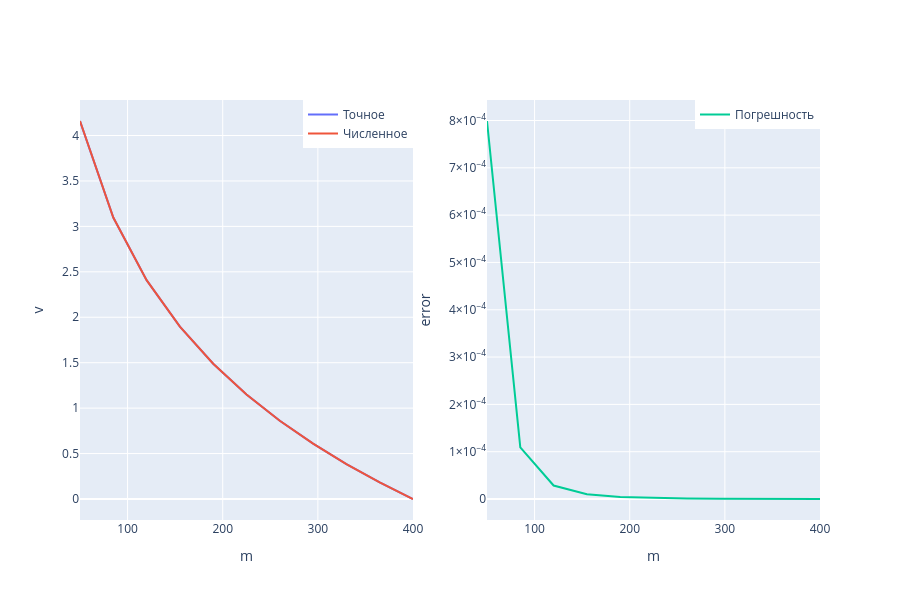
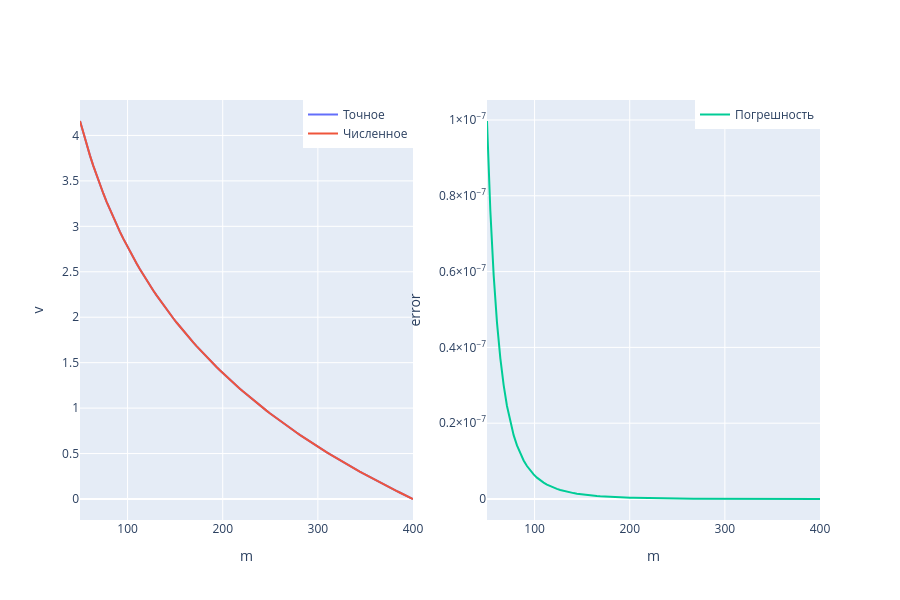
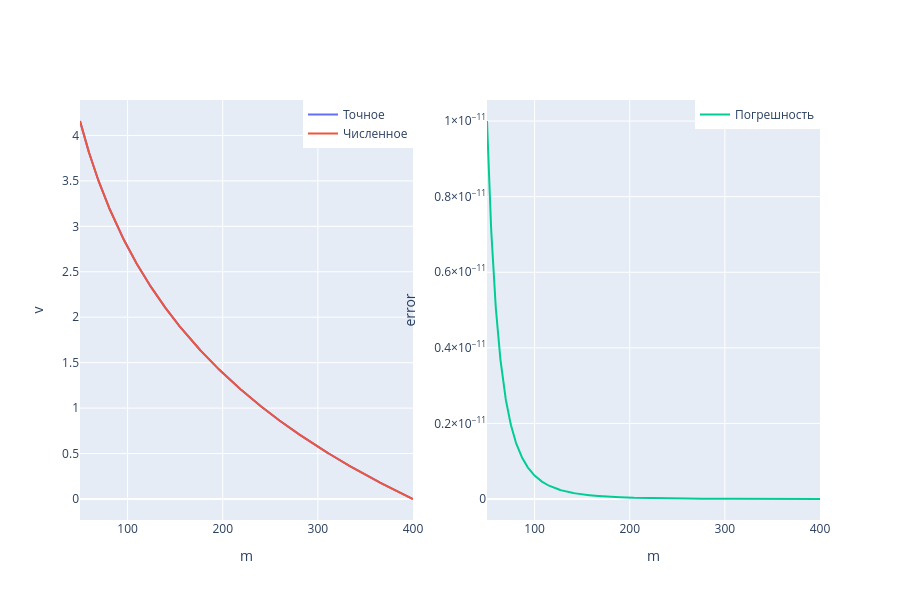

These figures' notebook cell, in order:
### Markdown cell above
# Графики

### Code cell
def compare_solutions(n: int, f: Callable[[float, float], float], v: Callable[[float], float]):
    m = np.linspace(m_0, m_n, n + 1)

    v_exact = np.array([v(x_i) for x_i in m])
    v_numeric = np.array(runge_kutta_4_reverse(n, f, m))
    error = np.abs(v_exact - v_numeric)

    figure = make_subplots(rows=1, cols=2)

    figure.add_trace(
        go.Scatter(x=m, y=v_exact, mode="lines", name="Точное", legend="legend"),
        row=1, col=1,
    )
    figure.add_trace(
        go.Scatter(x=m, y=v_numeric, mode="lines", name="Численное", legend="legend"),
        row=1, col=1,
    )

    figure.add_trace(
        go.Scatter(x=m, y=error, mode="lines", name="Погрешность", legend="legend2"),
        row=1, col=2,
    )

    figure.update_yaxes(exponentformat="power", row=1, col=1)
    figure.update_yaxes(exponentformat="power", row=1, col=2)
    figure.update_xaxes(title_text="m", row=1, col=1)
    figure.update_xaxes(title_text="m", row=1, col=2)
    figure.update_yaxes(title_text="v", row=1, col=1)
    figure.update_yaxes(title_text="error", row=1, col=2)

    figure.update_layout(
        height=600,
        legend=dict(
            orientation="v", 
            xanchor="right", 
            yanchor="top", 
            x=0.45,
        ),
        legend2=dict(
            orientation="v", 
            xanchor="right", 
            yanchor="top", 
            x=1,
        ),
    )
    figure.show()

ns = [10, 100, 1000]
for n in ns:
    compare_solutions(n, f, v)

### Figure 1 — Plotly figure (JSON) as saved in the notebook; plotly's stock layout.template omitted (floating-point values rounded to 4 significant figures)
{"data": [{"legend": "legend", "mode": "lines", "name": "Точное", "type": "scatter", "x": [50.0, 85.0, 120.0, 155.0, 190.0, 225.0, 260.0, 295.0, 330.0, 365.0, 400.0], "xaxis": "x", "y": [4.159, 3.098, 2.408, 1.896, 1.489, 1.151, 0.8616, 0.609, 0.3847, 0.1831, 0.0], "yaxis": "y"}, {"legend": "legend", "mode": "lines", "name": "Численное", "type": "scatter", "x": [50.0, 85.0, 120.0, 155.0, 190.0, 225.0, 260.0, 295.0, 330.0, 365.0, 400.0], "xaxis": "x", "y": [4.16, 3.098, 2.408, 1.896, 1.489, 1.151, 0.8616, 0.609, 0.3847, 0.1831, 0.0], "yaxis": "y"}, {"legend": "legend2", "mode": "lines", "name": "Погрешность", "type": "scatter", "x": [50.0, 85.0, 120.0, 155.0, 190.0, 225.0, 260.0, 295.0, 330.0, 365.0, 400.0], "xaxis": "x2", "y": [0.000799, 0.0001092, 2.851e-05, 1.028e-05, 4.461e-06, 2.162e-06, 1.111e-06, 5.757e-07, 2.806e-07, 1.072e-07, 0.0], "yaxis": "y2"}], "layout": {"height": 600, "legend": {"orientation": "v", "x": 0.45, "xanchor": "right", "yanchor": "top"}, "legend2": {"orientation": "v", "x": 1, "xanchor": "right", "yanchor": "top"}, "xaxis": {"anchor": "y", "domain": [0, 0.45], "title": {"text": "m"}}, "xaxis2": {"anchor": "y2", "domain": [0.55, 1], "title": {"text": "m"}}, "yaxis": {"anchor": "x", "domain": [0, 1], "exponentformat": "power", "title": {"text": "v"}}, "yaxis2": {"anchor": "x2", "domain": [0, 1], "exponentformat": "power", "title": {"text": "error"}}}}

### Figure 2 — Plotly figure (JSON) as saved in the notebook; plotly's stock layout.template omitted (floating-point values rounded to 4 significant figures)
{"data": [{"legend": "legend", "mode": "lines", "name": "Точное", "type": "scatter", "x": [50.0, 53.5, 57.0, 60.5, 64.0, 67.5, 71.0, 74.5, 78.0, 81.5, 85.0, 88.5, 92.0, 95.5, 99.0, 102.5, 106.0, 109.5, 113.0, 116.5, 120.0, 123.5, 127.0, 130.5, 134.0, 137.5, 141.0, 144.5, 148.0, 151.5, 155.0, 158.5, 162.0, 165.5, 169.0, 172.5, 176.0, 179.5, 183.0, 186.5, 190.0, 193.5, 197.0, 200.5, 204.0, 207.5, 211.0, 214.5, 218.0, 221.5, 225.0, 228.5, 232.0, 235.5, 239.0, 242.5, 246.0, 249.5, 253.0, 256.5, 260.0, 263.5, 267.0, 270.5, 274.0, 277.5, 281.0, 284.5, 288.0, 291.5, 295.0, 298.5, 302.0, 305.5, 309.0, 312.5, 316.0, 319.5, 323.0, 326.5, 330.0, 333.5, 337.0, 340.5, 344.0, 347.5, 351.0, 354.5, 358.0, 361.5, 365.0, 368.5, 372.0, 375.5, 379.0, 382.5, 386.0, 389.5, 393.0, 396.5, 400.0], "xaxis": "x", "y": [4.159, 4.024, 3.897, 3.778, 3.665, 3.559, 3.458, 3.361, 3.27, 3.182, 3.098, 3.017, 2.939, 2.865, 2.793, 2.723, 2.656, 2.591, 2.528, 2.467, 2.408, 2.35, 2.295, 2.24, 2.187, 2.136, 2.085, 2.036, 1.989, 1.942, 1.896, 1.851, 1.808, 1.765, 1.723, 1.682, 1.642, 1.603, 1.564, 1.526, 1.489, 1.452, 1.417, 1.381, 1.347, 1.313, 1.279, 1.246, 1.214, 1.182, 1.151, 1.12, 1.089, 1.06, 1.03, 1.001, 0.9723, 0.944, 0.9162, 0.8887, 0.8616, 0.8348, 0.8084, 0.7824, 0.7567, 0.7313, 0.7062, 0.6815, 0.657, 0.6328, 0.609, 0.5854, 0.5621, 0.539, 0.5162, 0.4937, 0.4714, 0.4494, 0.4276, 0.4061, 0.3847, 0.3636, 0.3428, 0.3221, 0.3016, 0.2814, 0.2614, 0.2415, 0.2219, 0.2024, 0.1831, 0.164, 0.1451, 0.1264, 0.1079, 0.08947, 0.07125, 0.0532, 0.03531, 0.01758, 0.0], "yaxis": "y"}, {"legend": "legend", "mode": "lines", "name": "Численное", "type": "scatter", "x": [50.0, 53.5, 57.0, 60.5, 64.0, 67.5, 71.0, 74.5, 78.0, 81.5, 85.0, 88.5, 92.0, 95.5, 99.0, 102.5, 106.0, 109.5, 113.0, 116.5, 120.0, 123.5, 127.0, 130.5, 134.0, 137.5, 141.0, 144.5, 148.0, 151.5, 155.0, 158.5, 162.0, 165.5, 169.0, 172.5, 176.0, 179.5, 183.0, 186.5, 190.0, 193.5, 197.0, 200.5, 204.0, 207.5, 211.0, 214.5, 218.0, 221.5, 225.0, 228.5, 232.0, 235.5, 239.0, 242.5, 246.0, 249.5, 253.0, 256.5, 260.0, 263.5, 267.0, 270.5, 274.0, 277.5, 281.0, 284.5, 288.0, 291.5, 295.0, 298.5, 302.0, 305.5, 309.0, 312.5, 316.0, 319.5, 323.0, 326.5, 330.0, 333.5, 337.0, 340.5, 344.0, 347.5, 351.0, 354.5, 358.0, 361.5, 365.0, 368.5, 372.0, 375.5, 379.0, 382.5, 386.0, 389.5, 393.0, 396.5, 400.0], "xaxis": "x", "y": [4.159, 4.024, 3.897, 3.778, 3.665, 3.559, 3.458, 3.361, 3.27, 3.182, 3.098, 3.017, 2.939, 2.865, 2.793, 2.723, 2.656, 2.591, 2.528, 2.467, 2.408, 2.35, 2.295, 2.24, 2.187, 2.136, 2.085, 2.036, 1.989, 1.942, 1.896, 1.851, 1.808, 1.765, 1.723, 1.682, 1.642, 1.603, 1.564, 1.526, 1.489, 1.452, 1.417, 1.381, 1.347, 1.313, 1.279, 1.246, 1.214, 1.182, 1.151, 1.12, 1.089, 1.06, 1.03, 1.001, 0.9723, 0.944, 0.9162, 0.8887, 0.8616, 0.8348, 0.8084, 0.7824, 0.7567, 0.7313, 0.7062, 0.6815, 0.657, 0.6328, 0.609, 0.5854, 0.5621, 0.539, 0.5162, 0.4937, 0.4714, 0.4494, 0.4276, 0.4061, 0.3847, 0.3636, 0.3428, 0.3221, 0.3016, 0.2814, 0.2614, 0.2415, 0.2219, 0.2024, 0.1831, 0.164, 0.1451, 0.1264, 0.1079, 0.08947, 0.07125, 0.0532, 0.03531, 0.01758, 0.0], "yaxis": "y"}, {"legend": "legend2", "mode": "lines", "name": "Погрешность", "type": "scatter", "x": [50.0, 53.5, 57.0, 60.5, 64.0, 67.5, 71.0, 74.5, 78.0, 81.5, 85.0, 88.5, 92.0, 95.5, 99.0, 102.5, 106.0, 109.5, 113.0, 116.5, 120.0, 123.5, 127.0, 130.5, 134.0, 137.5, 141.0, 144.5, 148.0, 151.5, 155.0, 158.5, 162.0, 165.5, 169.0, 172.5, 176.0, 179.5, 183.0, 186.5, 190.0, 193.5, 197.0, 200.5, 204.0, 207.5, 211.0, 214.5, 218.0, 221.5, 225.0, 228.5, 232.0, 235.5, 239.0, 242.5, 246.0, 249.5, 253.0, 256.5, 260.0, 263.5, 267.0, 270.5, 274.0, 277.5, 281.0, 284.5, 288.0, 291.5, 295.0, 298.5, 302.0, 305.5, 309.0, 312.5, 316.0, 319.5, 323.0, 326.5, 330.0, 333.5, 337.0, 340.5, 344.0, 347.5, 351.0, 354.5, 358.0, 361.5, 365.0, 368.5, 372.0, 375.5, 379.0, 382.5, 386.0, 389.5, 393.0, 396.5, 400.0], "xaxis": "x2", "y": [9.973e-08, 7.61e-08, 5.908e-08, 4.655e-08, 3.718e-08, 3.005e-08, 2.455e-08, 2.025e-08, 1.685e-08, 1.413e-08, 1.194e-08, 1.016e-08, 8.696e-09, 7.487e-09, 6.48e-09, 5.636e-09, 4.925e-09, 4.322e-09, 3.808e-09, 3.368e-09, 2.989e-09, 2.662e-09, 2.378e-09, 2.131e-09, 1.914e-09, 1.724e-09, 1.557e-09, 1.409e-09, 1.278e-09, 1.162e-09, 1.059e-09, 9.66e-10, 8.831e-10, 8.088e-10, 7.419e-10, 6.816e-10, 6.271e-10, 5.777e-10, 5.33e-10, 4.923e-10, 4.553e-10, 4.215e-10, 3.906e-10, 3.624e-10, 3.365e-10, 3.128e-10, 2.91e-10, 2.709e-10, 2.524e-10, 2.353e-10, 2.195e-10, 2.049e-10, 1.914e-10, 1.788e-10, 1.672e-10, 1.564e-10, 1.463e-10, 1.369e-10, 1.282e-10, 1.2e-10, 1.124e-10, 1.053e-10, 9.86e-11, 9.235e-11, 8.65e-11, 8.101e-11, 7.585e-11, 7.101e-11, 6.645e-11, 6.217e-11, 5.813e-11, 5.433e-11, 5.074e-11, 4.735e-11, 4.416e-11, 4.114e-11, 3.828e-11, 3.558e-11, 3.302e-11, 3.059e-11, 2.83e-11, 2.612e-11, 2.405e-11, 2.209e-11, 2.022e-11, 1.845e-11, 1.677e-11, 1.517e-11, 1.364e-11, 1.219e-11, 1.08e-11, 9.484e-12, 8.226e-12, 7.025e-12, 5.88e-12, 4.786e-12, 3.741e-12, 2.742e-12, 1.787e-12, 8.738e-13, 0.0], "yaxis": "y2"}], "layout": {"height": 600, "legend": {"orientation": "v", "x": 0.45, "xanchor": "right", "yanchor": "top"}, "legend2": {"orientation": "v", "x": 1, "xanchor": "right", "yanchor": "top"}, "xaxis": {"anchor": "y", "domain": [0, 0.45], "title": {"text": "m"}}, "xaxis2": {"anchor": "y2", "domain": [0.55, 1], "title": {"text": "m"}}, "yaxis": {"anchor": "x", "domain": [0, 1], "exponentformat": "power", "title": {"text": "v"}}, "yaxis2": {"anchor": "x2", "domain": [0, 1], "exponentformat": "power", "title": {"text": "error"}}}}

### Figure 3 — Plotly figure (JSON) as saved in the notebook; plotly's stock layout.template omitted (floating-point values rounded to 4 significant figures; data arrays with more than 128 entries replaced by an {"elided": "..."} marker saying what was removed)
{"data": [{"legend": "legend", "mode": "lines", "name": "Точное", "type": "scatter", "x": {"elided": "1001 float values"}, "xaxis": "x", "y": {"elided": "1001 float values"}, "yaxis": "y"}, {"legend": "legend", "mode": "lines", "name": "Численное", "type": "scatter", "x": {"elided": "1001 float values"}, "xaxis": "x", "y": {"elided": "1001 float values"}, "yaxis": "y"}, {"legend": "legend2", "mode": "lines", "name": "Погрешность", "type": "scatter", "x": {"elided": "1001 float values"}, "xaxis": "x2", "y": {"elided": "1001 float values"}, "yaxis": "y2"}], "layout": {"height": 600, "legend": {"orientation": "v", "x": 0.45, "xanchor": "right", "yanchor": "top"}, "legend2": {"orientation": "v", "x": 1, "xanchor": "right", "yanchor": "top"}, "xaxis": {"anchor": "y", "domain": [0, 0.45], "title": {"text": "m"}}, "xaxis2": {"anchor": "y2", "domain": [0.55, 1], "title": {"text": "m"}}, "yaxis": {"anchor": "x", "domain": [0, 1], "exponentformat": "power", "title": {"text": "v"}}, "yaxis2": {"anchor": "x2", "domain": [0, 1], "exponentformat": "power", "title": {"text": "error"}}}}
